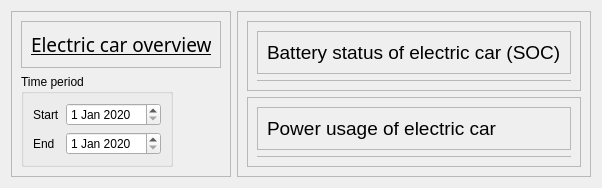
         <widget class="QWidget" name="EVQWidget">
          <layout class="QHBoxLayout" name="horizontalLayout_7">
           <item alignment="Qt::AlignTop">
            <widget class="QFrame" name="frame_2">
             <property name="sizePolicy">
              <sizepolicy hsizetype="MinimumExpanding" vsizetype="Maximum">
               <horstretch>0</horstretch>
               <verstretch>0</verstretch>
              </sizepolicy>
             </property>
             <property name="minimumSize">
              <size>
               <width>50</width>
               <height>50</height>
              </size>
             </property>
             <property name="maximumSize">
              <size>
               <width>220</width>
               <height>16777215</height>
              </size>
             </property>
             <property name="frameShape">
              <enum>QFrame::StyledPanel</enum>
             </property>
             <property name="frameShadow">
              <enum>QFrame::Raised</enum>
             </property>
             <layout class="QVBoxLayout" name="verticalLayout_23">
              <item alignment="Qt::AlignTop">
               <widget class="QFrame" name="frame_21">
                <property name="frameShape">
                 <enum>QFrame::StyledPanel</enum>
                </property>
                <property name="frameShadow">
                 <enum>QFrame::Raised</enum>
                </property>
                <layout class="QHBoxLayout" name="horizontalLayout_9">
                 <item alignment="Qt::AlignLeft|Qt::AlignTop">
                  <widget class="QLabel" name="label_11">
                   <property name="font">
                    <font>
                     <family>Bahnschrift SemiBold</family>
                     <pointsize>14</pointsize>
                     <underline>true</underline>
                    </font>
                   </property>
                   <property name="text">
                    <string>Electric car overview</string>
                   </property>
                  </widget>
                 </item>
                </layout>
               </widget>
              </item>
              <item alignment="Qt::AlignLeft|Qt::AlignTop">
               <widget class="QGroupBox" name="groupBox_3">
                <property name="title">
                 <string>Time period</string>
                </property>
                <layout class="QFormLayout" name="formLayout_3">
                 <item row="0" column="0">
                  <widget class="QLabel" name="label_13">
                   <property name="text">
                    <string>Start</string>
                   </property>
                  </widget>
                 </item>
                 <item row="0" column="1">
                  <widget class="QDateEdit" name="startDateEV">
                   <property name="minimumDate">
                    <date>
                     <year>2020</year>
                     <month>1</month>
                     <day>1</day>
                    </date>
                   </property>
                  </widget>
                 </item>
                 <item row="1" column="0">
                  <widget class="QLabel" name="label_14">
                   <property name="text">
                    <string>End</string>
                   </property>
                  </widget>
                 </item>
                 <item row="1" column="1">
                  <widget class="QDateEdit" name="endDateEV">
                   <property name="minimumDate">
                    <date>
                     <year>2020</year>
                     <month>1</month>
                     <day>1</day>
                    </date>
                   </property>
                  </widget>
                 </item>
                </layout>
               </widget>
              </item>
             </layout>
            </widget>
           </item>
           <item>
            <widget class="QFrame" name="frame_22">
             <property name="frameShape">
              <enum>QFrame::StyledPanel</enum>
             </property>
             <property name="frameShadow">
              <enum>QFrame::Raised</enum>
             </property>
             <layout class="QVBoxLayout" name="verticalLayout_16">
              <item>
               <widget class="QFrame" name="frame_23">
                <property name="frameShape">
                 <enum>QFrame::StyledPanel</enum>
                </property>
                <property name="frameShadow">
                 <enum>QFrame::Raised</enum>
                </property>
                <layout class="QVBoxLayout" name="verticalLayout_17">
                 <item>
                  <widget class="QFrame" name="frame_24">
                   <property name="sizePolicy">
                    <sizepolicy hsizetype="Preferred" vsizetype="Maximum">
                     <horstretch>0</horstretch>
                     <verstretch>0</verstretch>
                    </sizepolicy>
                   </property>
                   <property name="frameShape">
                    <enum>QFrame::StyledPanel</enum>
                   </property>
                   <property name="frameShadow">
                    <enum>QFrame::Raised</enum>
                   </property>
                   <layout class="QHBoxLayout" name="horizontalLayout_11">
                    <item alignment="Qt::AlignLeft|Qt::AlignTop">
                     <widget class="QLabel" name="label_15">
                      <property name="font">
                       <font>
                        <family>Arial</family>
                        <pointsize>14</pointsize>
                       </font>
                      </property>
                      <property name="text">
                       <string>Battery status of electric car (SOC)</string>
                      </property>
                     </widget>
                    </item>
                   </layout>
                  </widget>
                 </item>
                 <item>
                  <widget class="QFrame" name="socEV_Frame">
                   <property name="sizePolicy">
                    <sizepolicy hsizetype="Preferred" vsizetype="Expanding">
                     <horstretch>0</horstretch>
                     <verstretch>0</verstretch>
                    </sizepolicy>
                   </property>
                   <property name="frameShape">
                    <enum>QFrame::StyledPanel</enum>
                   </property>
                   <property name="frameShadow">
                    <enum>QFrame::Raised</enum>
                   </property>
                  </widget>
                 </item>
                </layout>
               </widget>
              </item>
              <item>
               <widget class="QFrame" name="frame_25">
                <property name="frameShape">
                 <enum>QFrame::StyledPanel</enum>
                </property>
                <property name="frameShadow">
                 <enum>QFrame::Raised</enum>
                </property>
                <layout class="QVBoxLayout" name="verticalLayout_18">
                 <item>
                  <widget class="QFrame" name="frame_26">
                   <property name="sizePolicy">
                    <sizepolicy hsizetype="Preferred" vsizetype="Maximum">
                     <horstretch>0</horstretch>
                     <verstretch>0</verstretch>
                    </sizepolicy>
                   </property>
                   <property name="frameShape">
                    <enum>QFrame::StyledPanel</enum>
                   </property>
                   <property name="frameShadow">
                    <enum>QFrame::Raised</enum>
                   </property>
                   <layout class="QHBoxLayout" name="horizontalLayout_12">
                    <item alignment="Qt::AlignLeft|Qt::AlignTop">
                     <widget class="QLabel" name="label_16">
                      <property name="font">
                       <font>
                        <family>Arial</family>
                        <pointsize>14</pointsize>
                       </font>
                      </property>
                      <property name="text">
                       <string>Power usage of electric car</string>
                      </property>
                     </widget>
                    </item>
                   </layout>
                  </widget>
                 </item>
                 <item>
                  <widget class="QFrame" name="powerEV_Frame">
                   <property name="sizePolicy">
                    <sizepolicy hsizetype="Preferred" vsizetype="Expanding">
                     <horstretch>0</horstretch>
                     <verstretch>0</verstretch>
                    </sizepolicy>
                   </property>
                   <property name="frameShape">
                    <enum>QFrame::StyledPanel</enum>
                   </property>
                   <property name="frameShadow">
                    <enum>QFrame::Raised</enum>
                   </property>
                  </widget>
                 </item>
                </layout>
               </widget>
              </item>
             </layout>
            </widget>
           </item>
          </layout>
         </widget>
